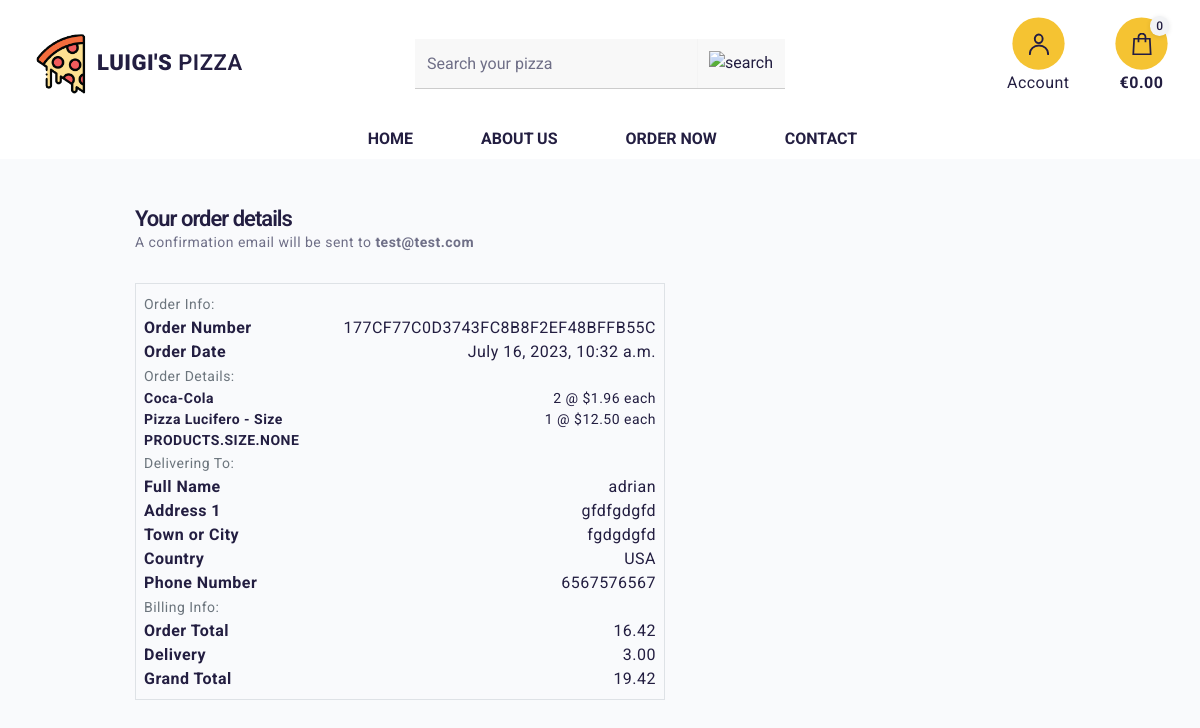
Screenshot of /profile/order_history/177CF77C0D3743FC8B8F2EF48BFFB55C with the database file from the repository.
### checkout/models.py (models this page shows, shortened)
class Order(models.Model):
    order_number = models.CharField(max_length=32, null=False, editable=False)
    user_profile = models.ForeignKey(UserProfile, on_delete=models.SET_NULL,
                                     null=True, blank=True, related_name='orders')
    full_name = models.CharField(max_length=50, null=False, blank=False)
    email = models.EmailField(max_length=254, null=False, blank=False)
    phone_number = models.CharField(max_length=20, null=False, blank=False)
    country = models.CharField(max_length=40, null=False, blank=False)
    postcode = models.CharField(max_length=20, null=True, blank=True)
    town_or_city = models.CharField(max_length=40, null=False, blank=False)
    street_address1 = models.CharField(max_length=80, null=False, blank=False)
    street_address2 = models.CharField(max_length=80, null=True, blank=True)
    county = models.CharField(max_length=80, null=True, blank=True)
    date = models.DateTimeField(auto_now_add=True)
    delivery_cost = models.DecimalField(max_digits=6, decimal_places=2, null=False, default=0)
    order_total = models.DecimalField(max_digits=10, decimal_places=2, null=False, default=0)
    grand_total = models.DecimalField(max_digits=10, decimal_places=2, null=False, default=0)
    original_bag = models.TextField(null=False, blank=False, default='')
    stripe_pid = models.CharField(max_length=254, null=False, blank=False, default='')

class OrderLineItem(models.Model):
    order = models.ForeignKey(Order, null=False, blank=False, on_delete=models.CASCADE, related_name='lineitems')
    product = models.ForeignKey(Product, null=False, blank=False, on_delete=models.CASCADE)
    product_size = models.CharField(max_length=2, null=True, blank=True) # XS, S, M, L, XL
    quantity = models.IntegerField(null=False, blank=False, default=0)
    lineitem_total = models.DecimalField(max_digits=6, decimal_places=2, null=False, blank=False, editable=False)

### products/models.py (models this page shows, shortened)
class Product(models.Model):
    category = models.ForeignKey('Category', null=True, blank=True,
                                 on_delete=models.SET_NULL)
    name = models.CharField(max_length=254)
    description = models.TextField()
    ingredients = models.TextField()
    vegetarian = models.BooleanField(blank=True)
    spicy = models.BooleanField(blank=True)
    has_size = models.BooleanField(default=False, null=True, blank=True)
    size = models.ManyToManyField('Size')
    topping = models.ManyToManyField('Topping')
    price = models.DecimalField(max_digits=6, decimal_places=2)
    image_url = models.URLField(max_length=1024, null=True, blank=True)
    image = models.ImageField(null=True, blank=True)

### profiles/views.py (the view)
# urls.py: path('order_history/<order_number>', views.order_history, name='order_history'),
def order_history(request, order_number):
    order = get_object_or_404(Order, order_number=order_number)
    messages.info(request, (
        f'This is a past confirmation order number {order_number}.'
        'A confirmation email was sent on the order date.'
    ))
    template = 'checkout/checkout_success.html'
    context = {
        'order': order,
        'from_profile': True,
    }
    return render(request, template, context)

### cart/contexts.py (called while the page is built, shortened)
def cart_contents(request):
    cart_items = []
    total = 0
    product_count = 0
    cart = request.session.get('cart', {})
    if total <= settings.FREE_DELIVERY_THRESHOLD:
        delivery = settings.STANDARD_DELIVERY_FEE
        free_delivery_delta = settings.FREE_DELIVERY_THRESHOLD - total
    else:
        delivery = 0
        free_delivery_delta = 0
    grand_total = total + delivery
    context = {
        'cart_items': cart_items,
        'total': total,
        'product_count': product_count,
        'delivery': delivery,
        'free_delivery_delta': free_delivery_delta,
        'free_delivery_threshold': settings.FREE_DELIVERY_THRESHOLD,
        'grand_total': grand_total,
    }
    return context

### checkout/templates/checkout/checkout_success.html (shortened to what this page needs)
{% extends "base.html" %}
{% load static %}
{% block extra_css %}
<link rel="stylesheet" href="{% static 'checkout/css/checkout.css' %}">
{% endblock %}
{% block page_header %}
<div class="container header-container">
</div>
{% endblock %}
{% block content %}
<section class="lp-p-90-90">
    <div class="container">
        <div class="row">
            <div class="col">
                <div class="lp-mb-30">
                    <h3>Your order details</h3>
                    <p class="lp-text lp-text-sm">A confirmation email will be sent to <strong>{{ order.email }}</strong></p>
                </div>
            </div>
        </div>
    </div>
    <div class="container">
        <div class="row">
            <div class="col-12 col-lg-7">
                <div class="order-confirmation-wrapper p-2 border">
                    <div class="row">
                        <div class="col">
                            <small class="text-muted">Order Info:</small>
                        </div>
                    </div>
                    <div class="row">
                        <div class="col-12 col-md-4">
                            <p class="mb-0 text-black font-weight-bold">Order Number</p>
                        </div>
                        <div class="col-12 col-md-8 text-md-right">
                            <p class="mb-0">{{ order.order_number }}</p>
                        </div>
                    </div>
                    <div class="row">
                        <div class="col-12 col-md-4">
                            <p class="mb-0 text-black font-weight-bold">Order Date</p>
                        </div>
                        <div class="col-12 col-md-8 text-md-right">
                            <p class="mb-0">{{ order.date }}</p>
                        </div>
                    </div>
                    <div class="row">
                        <div class="col">
                            <small class="text-muted">Order Details:</small>
                        </div>
                    </div>
                    {% for item in order.lineitems.all %}
                    <div class="row">
                        <div class="col-12 col-md-4">
                            <p class="small mb-0 text-black font-weight-bold">
                                {{ item.product.name }}{% if item.product_size %} - Size {{ item.product.size|upper }}{% endif %}
                            </p>
                        </div>
                        <div class="col-12 col-md-8 text-md-right">
                            <p class="small mb-0">{{ item.quantity }} @ ${{ item.product.price }} each</p>
                        </div>
                    </div>
                    {% endfor %}
                    <div class="row">
                        <div class="col">
                            <small class="text-muted">Delivering To:</small>
                        </div>
                    </div>
                    <div class="row">
                        <div class="col-12 col-md-4">
                            <p class="mb-0 text-black font-weight-bold">Full Name</p>
                        </div>
                        <div class="col-12 col-md-8 text-md-right">
                            <p class="mb-0">{{ order.full_name }}</p>
                        </div>
                    </div>
                    <div class="row">
                        <div class="col-12 col-md-4">
                            <p class="mb-0 text-black font-weight-bold">Address 1</p>
                        </div>
                        <div class="col-12 col-md-8 text-md-right">
                            <p class="mb-0">{{ order.street_address1 }}</p>
                        </div>
                    </div>
                    <div class="row">
                        <div class="col-12 col-md-4">
                            <p class="mb-0 text-black font-weight-bold">Town or City</p>
                        </div>
                        <div class="col-12 col-md-8 text-md-right">
                            <p class="mb-0">{{ order.town_or_city }}</p>
                        </div>
                    </div>
                    <div class="row">
                        <div class="col-12 col-md-4">
                            <p class="mb-0 text-black font-weight-bold">Country</p>
                        </div>
                        <div class="col-12 col-md-8 text-md-right">
                            <p class="mb-0">{{ order.country }}</p>
                        </div>
                    </div>
                    <div class="row">
                        <div class="col-12 col-md-4">
                            <p class="mb-0 text-black font-weight-bold">Phone Number</p>
                        </div>
                        <div class="col-12 col-md-8 text-md-right">
                            <p class="mb-0">{{ order.phone_number }}</p>
                        </div>
                    </div>
                    <div class="row">
                        <div class="col">
                            <small class="text-muted">Billing Info:</small>
                        </div>
                    </div>
                    <div class="row">
                        <div class="col-12 col-md-4">
                            <p class="mb-0 text-black font-weight-bold">Order Total</p>
                        </div>
                        <div class="col-12 col-md-8 text-md-right">
                            <p class="mb-0">{{ order.order_total }}</p>
                        </div>
                    </div>
                    <div class="row">
                        <div class="col-12 col-md-4">
                            <p class="mb-0 text-black font-weight-bold">Delivery</p>
                        </div>
                        <div class="col-12 col-md-8 text-md-right">
                            <p class="mb-0">{{ order.delivery_cost }}</p>
                        </div>
                    </div>
                    <div class="row">
                        <div class="col-12 col-md-4">
                            <p class="mb-0 text-black font-weight-bold">Grand Total</p>
                        </div>
                        <div class="col-12 col-md-8 text-md-right">
                            <p class="mb-0">{{ order.grand_total }}</p>
                        </div>
                    </div>
                </div>
            </div>
        </div>
    </div>
</section>
{% endblock %}

### static/css/base.css (style rules this page uses)
body { background-color: #F9FAFC; padding: 0; margin: 0; font-family: 'Roboto', sans-serif; letter-spacing: 0.03em; font-size: 16px; color: #231E41; }
.lp-text { color: #6F6F87; margin: 0; font-size: 15px; }
.lp-text.lp-text-sm { font-size: 14px; }
.lp-h1, .lp-h2, .lp-h3, .lp-h4, .lp-h5, .lp-h6, h1, h2, h3, h4, h5, h6 { font-weight: 600; margin: 0; padding: 0; }
.lp-h3, h3 { line-height: 120%; font-size: 22px; letter-spacing: -1px; }
.text-black { color: #231E41 !important; }
@media (min-width: 1200px) { .container { max-width: 80%; } }
@media (min-width: 992px) { .header-container { padding-top: 116px; } }
.lp-mb-30 { margin-bottom: 30px !important; }
.lp-p-90-90 { padding-top: 90px !important; padding-bottom: 90px !important; }
.container { position: relative; z-index: 2; }

### rows the page displays
Order: email "test@test.com", order_number "177CF77C0D3743FC8B8F2EF48BFFB55C", date "July 16, 2023, 10:32 a.m.", full_name "adrian", street_address1 "gfdfgdgfd", town_or_city "fgdgdgfd", country "USA", phone_number "6567576567", order_total "16.42", delivery_cost "3.00", grand_total "19.42"
OrderLineItem: product.name "Coca-Cola", quantity "2", product.price "1.96"
OrderLineItem: product.name "Pizza Lucifero", product.size "PRODUCTS.SIZE.NONE", quantity "1", product.price "12.50"

### other values shown
{{ product_count }} "0"
